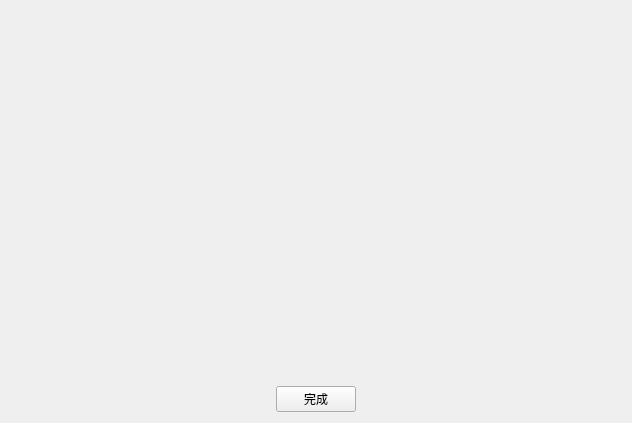
<?xml version="1.0" encoding="UTF-8"?>
<ui version="4.0">
 <class>Form</class>
 <widget class="QWidget" name="Form">
  <property name="geometry">
   <rect>
    <x>0</x>
    <y>0</y>
    <width>632</width>
    <height>423</height>
   </rect>
  </property>
  <property name="windowTitle">
   <string>ZhiXueHacker</string>
  </property>
  <layout class="QGridLayout" name="gridLayout">
   <property name="topMargin">
    <number>24</number>
   </property>
   <item row="3" column="2">
    <spacer name="horizontalSpacer_2">
     <property name="orientation">
      <enum>Qt::Horizontal</enum>
     </property>
     <property name="sizeHint" stdset="0">
      <size>
       <width>40</width>
       <height>20</height>
      </size>
     </property>
    </spacer>
   </item>
   <item row="1" column="0" colspan="3">
    <widget class="QWidget" name="widget" native="true">
     <property name="minimumSize">
      <size>
       <width>0</width>
       <height>169</height>
      </size>
     </property>
    </widget>
   </item>
   <item row="3" column="1">
    <widget class="PrimaryPushButton" name="PrimaryPushButton">
     <property name="text">
      <string>完成</string>
     </property>
    </widget>
   </item>
   <item row="3" column="0">
    <spacer name="horizontalSpacer">
     <property name="orientation">
      <enum>Qt::Horizontal</enum>
     </property>
     <property name="sizeHint" stdset="0">
      <size>
       <width>40</width>
       <height>20</height>
      </size>
     </property>
    </spacer>
   </item>
   <item row="2" column="1">
    <spacer name="verticalSpacer">
     <property name="orientation">
      <enum>Qt::Vertical</enum>
     </property>
     <property name="sizeType">
      <enum>QSizePolicy::Fixed</enum>
     </property>
     <property name="sizeHint" stdset="0">
      <size>
       <width>20</width>
       <height>10</height>
      </size>
     </property>
    </spacer>
   </item>
  </layout>
 </widget>
 <customwidgets>
  <customwidget>
   <class>PushButton</class>
   <extends>QPushButton</extends>
   <header>qfluentwidgets</header>
  </customwidget>
  <customwidget>
   <class>PrimaryPushButton</class>
   <extends>PushButton</extends>
   <header>qfluentwidgets</header>
  </customwidget>
 </customwidgets>
 <resources/>
 <connections/>
</ui>
